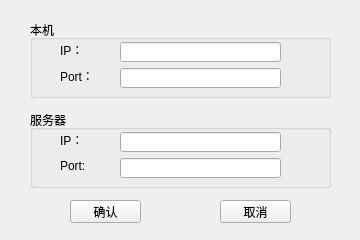
<?xml version="1.0" encoding="UTF-8"?>
<ui version="4.0">
 <class>Form</class>
 <widget class="QWidget" name="Form">
  <property name="geometry">
   <rect>
    <x>0</x>
    <y>0</y>
    <width>360</width>
    <height>240</height>
   </rect>
  </property>
  <property name="windowTitle">
   <string>Form</string>
  </property>
  <widget class="QPushButton" name="pushButton_OK">
   <property name="geometry">
    <rect>
     <x>70</x>
     <y>200</y>
     <width>71</width>
     <height>23</height>
    </rect>
   </property>
   <property name="text">
    <string>确认</string>
   </property>
  </widget>
  <widget class="QPushButton" name="pushButton_Cancel">
   <property name="geometry">
    <rect>
     <x>220</x>
     <y>200</y>
     <width>71</width>
     <height>23</height>
    </rect>
   </property>
   <property name="text">
    <string>取消</string>
   </property>
  </widget>
  <widget class="QGroupBox" name="groupBox">
   <property name="geometry">
    <rect>
     <x>30</x>
     <y>20</y>
     <width>301</width>
     <height>78</height>
    </rect>
   </property>
   <property name="title">
    <string>本机</string>
   </property>
   <widget class="QLabel" name="label">
    <property name="geometry">
     <rect>
      <x>30</x>
      <y>22</y>
      <width>24</width>
      <height>16</height>
     </rect>
    </property>
    <property name="text">
     <string>IP：</string>
    </property>
   </widget>
   <widget class="QLineEdit" name="lineEdit_CIP">
    <property name="geometry">
     <rect>
      <x>90</x>
      <y>22</y>
      <width>161</width>
      <height>20</height>
     </rect>
    </property>
   </widget>
   <widget class="QLabel" name="label_2">
    <property name="geometry">
     <rect>
      <x>30</x>
      <y>48</y>
      <width>36</width>
      <height>16</height>
     </rect>
    </property>
    <property name="text">
     <string>Port：</string>
    </property>
   </widget>
   <widget class="QLineEdit" name="lineEdit_CPort">
    <property name="geometry">
     <rect>
      <x>90</x>
      <y>48</y>
      <width>161</width>
      <height>20</height>
     </rect>
    </property>
   </widget>
  </widget>
  <widget class="QGroupBox" name="groupBox_2">
   <property name="geometry">
    <rect>
     <x>30</x>
     <y>110</y>
     <width>301</width>
     <height>78</height>
    </rect>
   </property>
   <property name="title">
    <string>服务器</string>
   </property>
   <widget class="QLabel" name="label_3">
    <property name="geometry">
     <rect>
      <x>30</x>
      <y>22</y>
      <width>24</width>
      <height>16</height>
     </rect>
    </property>
    <property name="text">
     <string>IP：</string>
    </property>
   </widget>
   <widget class="QLineEdit" name="lineEdit_SIP">
    <property name="geometry">
     <rect>
      <x>90</x>
      <y>22</y>
      <width>161</width>
      <height>20</height>
     </rect>
    </property>
   </widget>
   <widget class="QLabel" name="label_4">
    <property name="geometry">
     <rect>
      <x>30</x>
      <y>48</y>
      <width>30</width>
      <height>16</height>
     </rect>
    </property>
    <property name="text">
     <string>Port:</string>
    </property>
   </widget>
   <widget class="QLineEdit" name="lineEdit_SPort">
    <property name="geometry">
     <rect>
      <x>90</x>
      <y>48</y>
      <width>161</width>
      <height>20</height>
     </rect>
    </property>
   </widget>
  </widget>
 </widget>
 <resources/>
 <connections/>
</ui>
